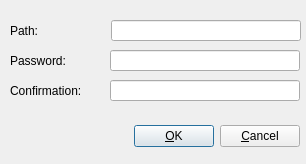
<ui version="4.0" >
 <class>WindowCrypt</class>
 <widget class="QDialog" name="WindowCrypt" >
  <property name="geometry" >
   <rect>
    <x>0</x>
    <y>0</y>
    <width>306</width>
    <height>164</height>
   </rect>
  </property>
  <property name="windowTitle" >
   <string>Encrypt</string>
  </property>
  <widget class="QLabel" name="textLabel1_2" >
   <property name="geometry" >
    <rect>
     <x>10</x>
     <y>50</y>
     <width>91</width>
     <height>21</height>
    </rect>
   </property>
   <property name="text" >
    <string>Password:</string>
   </property>
   <property name="wordWrap" >
    <bool>false</bool>
   </property>
  </widget>
  <widget class="QLabel" name="textLabel1_2_2" >
   <property name="geometry" >
    <rect>
     <x>10</x>
     <y>80</y>
     <width>91</width>
     <height>21</height>
    </rect>
   </property>
   <property name="text" >
    <string>Confirmation:</string>
   </property>
   <property name="wordWrap" >
    <bool>false</bool>
   </property>
  </widget>
  <widget class="QLabel" name="textLabel1" >
   <property name="geometry" >
    <rect>
     <x>10</x>
     <y>20</y>
     <width>91</width>
     <height>21</height>
    </rect>
   </property>
   <property name="text" >
    <string>Path:</string>
   </property>
   <property name="wordWrap" >
    <bool>false</bool>
   </property>
  </widget>
  <widget class="QWidget" name="Layout1" >
   <property name="geometry" >
    <rect>
     <x>0</x>
     <y>120</y>
     <width>300</width>
     <height>33</height>
    </rect>
   </property>
   <layout class="QHBoxLayout" >
    <property name="spacing" >
     <number>6</number>
    </property>
    <property name="leftMargin" >
     <number>0</number>
    </property>
    <property name="topMargin" >
     <number>0</number>
    </property>
    <property name="rightMargin" >
     <number>0</number>
    </property>
    <property name="bottomMargin" >
     <number>0</number>
    </property>
    <item>
     <spacer>
      <property name="orientation" >
       <enum>Qt::Horizontal</enum>
      </property>
      <property name="sizeType" >
       <enum>QSizePolicy::Expanding</enum>
      </property>
      <property name="sizeHint" >
       <size>
        <width>20</width>
        <height>20</height>
       </size>
      </property>
     </spacer>
    </item>
    <item>
     <widget class="QPushButton" name="crypt_ok" >
      <property name="text" >
       <string>&amp;OK</string>
      </property>
      <property name="shortcut" >
       <string/>
      </property>
      <property name="autoDefault" >
       <bool>true</bool>
      </property>
      <property name="default" >
       <bool>true</bool>
      </property>
     </widget>
    </item>
    <item>
     <widget class="QPushButton" name="crypt_cancel" >
      <property name="text" >
       <string>&amp;Cancel</string>
      </property>
      <property name="shortcut" >
       <string/>
      </property>
      <property name="autoDefault" >
       <bool>true</bool>
      </property>
     </widget>
    </item>
   </layout>
  </widget>
  <widget class="QLineEdit" name="crypt_confirmation" >
   <property name="geometry" >
    <rect>
     <x>110</x>
     <y>80</y>
     <width>190</width>
     <height>21</height>
    </rect>
   </property>
   <property name="echoMode" >
    <enum>QLineEdit::Password</enum>
   </property>
  </widget>
  <widget class="QLineEdit" name="crypt_password" >
   <property name="geometry" >
    <rect>
     <x>110</x>
     <y>50</y>
     <width>190</width>
     <height>21</height>
    </rect>
   </property>
   <property name="echoMode" >
    <enum>QLineEdit::Password</enum>
   </property>
  </widget>
  <widget class="QLineEdit" name="crypt_path" >
   <property name="geometry" >
    <rect>
     <x>111</x>
     <y>20</y>
     <width>190</width>
     <height>21</height>
    </rect>
   </property>
   <property name="echoMode" >
    <enum>QLineEdit::Password</enum>
   </property>
  </widget>
 </widget>
 <layoutdefault spacing="6" margin="11" />
 <pixmapfunction>qPixmapFromMimeSource</pixmapfunction>
 <tabstops>
  <tabstop>crypt_path</tabstop>
  <tabstop>crypt_password</tabstop>
  <tabstop>crypt_confirmation</tabstop>
  <tabstop>crypt_ok</tabstop>
  <tabstop>crypt_cancel</tabstop>
 </tabstops>
 <resources/>
 <connections/>
</ui>
